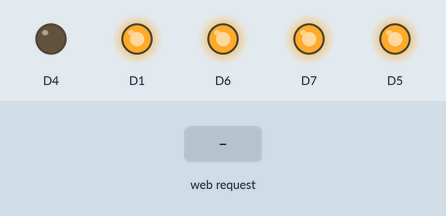
A sketch run on a simulated ESP8266 (NodeMCU). Shown: output pins drawn as LEDs (lit = HIGH). Inputs (shaded band) come from the test bench. WiFi joins after 1.5 s; servers stay silent unless stated; what the sketch prints to the serial monitor is not drawn.

Above: at 2.8 s.
2.9 s: HTTP request GET /Switch1ON received
At 3.8 s:
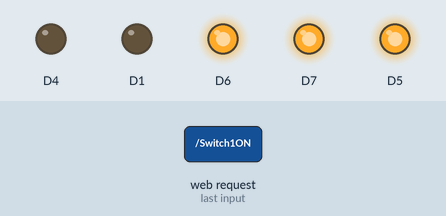
4.4 s: HTTP request GET /FanSpeed1 received
At 5.4 s:
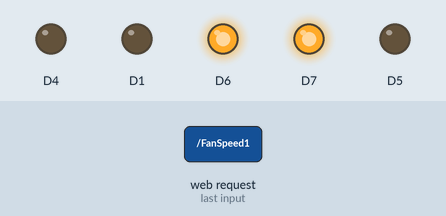
6.4 s: HTTP request GET /Switch1OFF received
At 7.6 s:
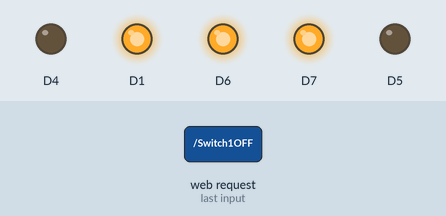
7.9 s: HTTP request GET /FanSpeed2 received
At 9.2 s:
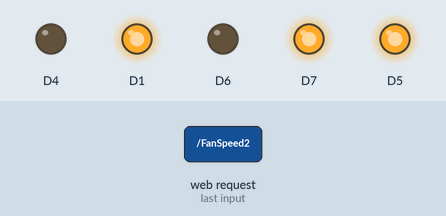
9.9 s: HTTP request GET /FanSpeed3 received
At 10.7 s:
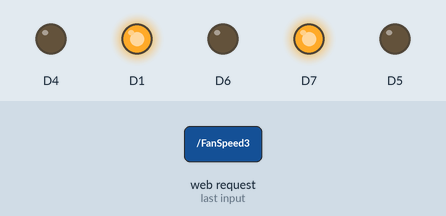
11.9 s: HTTP request GET /FanSpeed4 received
At 13.5 s:
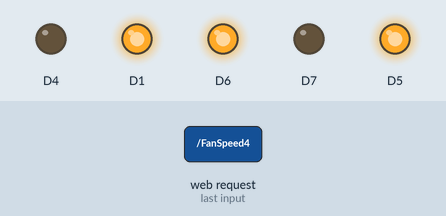
Timing chart, 0 to 14.9 s (numbered marks = the images above; inputs shaded):
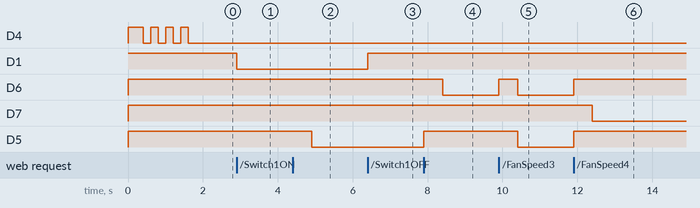

Measured:
- after the input at 2.9 s, D1: HIGH → LOW at once
- after the input at 4.4 s, D5: HIGH → LOW after 0.50 s
- after the input at 6.4 s, D1: LOW → HIGH at once
- after the input at 7.9 s, D6: HIGH → LOW after 0.50 s; D5: LOW → HIGH at once
- after the input at 9.9 s, D6: LOW → HIGH at once, → LOW 0.50 s later; D5: HIGH → LOW after 0.50 s
- after the input at 11.9 s, D6, D5: LOW → HIGH at once; D7: HIGH → LOW after 0.50 s

The sketch:

sketch.ino
```cpp
// please check the video
// https://www.youtube.com/watch?v=xj-j5zgZnoo

#include <ESP8266WebServer.h>
#include <ESP8266mDNS.h>
#include <IRsend.h>
const char* ssid = "ESP";
const char* password = "12345678";

MDNSResponder mdns;

String Domain = "home";
String switch1name = "Light";
String switch1 = "OFF";
String Fan = "OFF";
String AC = "OFF";

ESP8266WebServer server(80);

IRsend irsend(D4);

void handleRoot() {
 server.send(200, "text/html",
"<!DOCTYPE html>" \
"<html>" \
"<head>" \
"<title>home</title>" \
"</head>" \
"<body>" \
"<h1>Home Automation</h1>" \
"<h2>"+ switch1name +": "+ switch1 +"</h2>" \
"<p><a href=\"/Switch1OFF\"><button class=\"button\">OFF</button></a><a href=\"/Switch1ON\"><button class=\"button\">ON</button></a></p>" \
"<h2>Fan: "+ Fan +"</h2>" \
"<p><a href=\"/FanOFF\"><button class=\"button\">OFF</button></a><a href=\"/FanSpeed1\"><button class=\"button\">Speed1</button></a><a href=\"/FanSpeed2\"><button class=\"button\">Speed2</button></a><a href=\"/FanSpeed3\"><button class=\"button\">Speed3</button></a><a href=\"/FanSpeed4\"><button class=\"button\">Speed4</button></a></p>" \
"<h2>Ac: "+ AC +"</h2>" \
"<p><a href=\"/AcOFF\"><button class=\"button\">OFF</button></a><a href=\"/AcON\"><button class=\"button\">ON</button></a></p>" \
"</body>" \
"</html>" \
);
}

void switch1ON(){
  switch1 = "ON";
  digitalWrite(D1, LOW);
  handleRoot();
}

void switch1OFF(){
  switch1 = "OFF";
  digitalWrite(D1, HIGH);
  handleRoot();
}

void FanOFF(){
  Fan = "OFF";
  digitalWrite(D5, HIGH);
  digitalWrite(D6, HIGH);
  digitalWrite(D7, HIGH);
  handleRoot();
}

void FanSpeed1(){
  Fan = "Speed1";
  digitalWrite(D5, HIGH);
  digitalWrite(D6, HIGH);
  digitalWrite(D7, HIGH);
  delay(500);
  digitalWrite(D5, LOW);
  handleRoot();
}

void FanSpeed2(){
  Fan = "Speed2";
  digitalWrite(D5, HIGH);
  digitalWrite(D6, HIGH);
  digitalWrite(D7, HIGH);
  delay(500);
  digitalWrite(D6, LOW);
  handleRoot();
}

void FanSpeed3(){
  Fan = "Speed3";
  digitalWrite(D5, HIGH);
  digitalWrite(D6, HIGH);
  digitalWrite(D7, HIGH);
  delay(500);
  digitalWrite(D5, LOW);
  digitalWrite(D6, LOW);
  handleRoot();
}

void FanSpeed4(){
  Fan = "Speed4";
  digitalWrite(D5, HIGH);
  digitalWrite(D6, HIGH);
  digitalWrite(D7, HIGH);
  delay(500);
  digitalWrite(D7, LOW);
  handleRoot();
}

void AcON(){
  AC = "ON";
  irsend.sendNEC(142607175, 28);
  handleRoot();
}

void AcOFF(){
  AC = "OFF";
  irsend.sendNEC(143392849, 28);
  handleRoot();
}

void setup(void){
  pinMode(D1, OUTPUT);
  pinMode(D4, OUTPUT);
  pinMode(D5, OUTPUT);
  pinMode(D6, OUTPUT);
  pinMode(D7, OUTPUT);
  digitalWrite(D1, HIGH);
  digitalWrite(D4, HIGH);
  digitalWrite(D5, HIGH);
  digitalWrite(D6, HIGH);
  digitalWrite(D7, HIGH);

  Serial.begin(115200);

  WiFi.begin(ssid, password);
  Serial.println("");

  while (WiFi.status() != WL_CONNECTED) {
    delay(200);
    digitalWrite(D4, HIGH);
    delay(200);
    digitalWrite(D4, LOW);
    Serial.print(".");
  }

  Serial.println("");
  Serial.print("Connected to ");
  Serial.println(ssid);
  Serial.print("IP address: ");
  Serial.println(WiFi.localIP());

  if(mdns.begin(Domain)){
    Serial.println("MDNS Started: " + Domain + ".local/");
  }

  server.on("/", handleRoot);
  server.on("/Switch1ON", switch1ON);
  server.on("/Switch1OFF", switch1OFF);
  server.on("/FanOFF", FanOFF);
  server.on("/FanSpeed1", FanSpeed1);
  server.on("/FanSpeed2", FanSpeed2);
  server.on("/FanSpeed3", FanSpeed3);
  server.on("/FanSpeed4", FanSpeed4);
  server.on("/AcON", AcON);
  server.on("/AcOFF", AcOFF);

  server.begin();
  Serial.println("HTTP server started");
  digitalWrite(D4, LOW);
}

void loop(void){
  mdns.update();
  server.handleClient();
}
```
